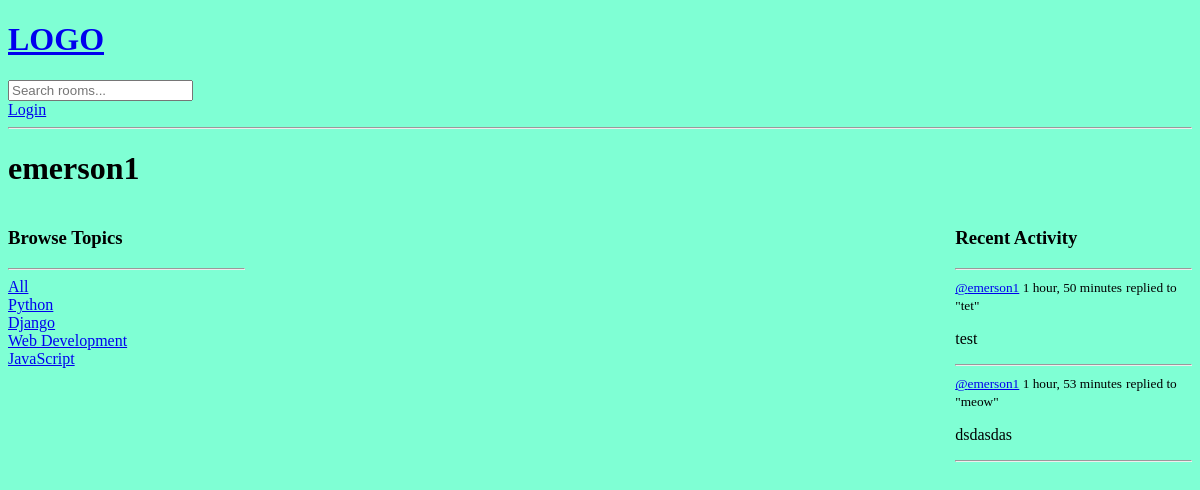
The page /profile/3/ on the database as committed earlier.
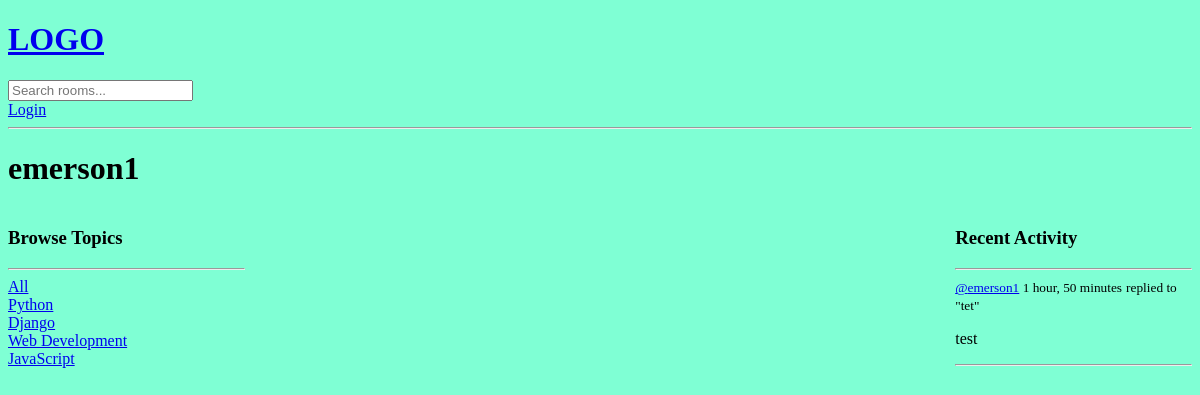
The same page on the database as committed later.
### base/models.py (models this page shows)
class Topic(models.Model):
    name = models.CharField(max_length=200)
    def __str__(self):
        return self.name

class Message(models.Model):
    user = models.ForeignKey(User, on_delete=models.CASCADE)
    room = models.ForeignKey(Room, on_delete=models.CASCADE)
    body = models.TextField()
    updated = models.DateTimeField(auto_now=True)
    created = models.DateTimeField(auto_now_add=True)
    class Meta:
        ordering = ['-updated', '-created']
    def __str__(self):
        return self.body[0:50]

class Room(models.Model):
    host = models.ForeignKey(User, on_delete=models.SET_NULL, null=True)
    topic = models.ForeignKey(Topic, on_delete=models.SET_NULL, null=True)
    name = models.CharField(max_length=200)
    description = models.TextField(null=True, blank=True)
    participants = models.ManyToManyField(User, related_name='participants', blank=True)
    updated = models.DateTimeField(auto_now=True)
    created = models.DateTimeField(auto_now_add=True)
    class Meta:
        ordering = ['-updated', '-created']
    def __str__(self):
        return self.name

### base/views.py (the view)
# urls.py: path('profile/<str:pk>/', views.userProfile, name='user-profile'),
def userProfile(request, pk):
    user = User.objects.get(id=pk)
    rooms = user.room_set.all()
    room_messages = user.message_set.all()
    topics = Topic.objects.all()
    context = {'user': user, 'rooms': rooms, 'room_messages': room_messages, 'topics': topics}
    return render(request, 'base/profile.html', context)

### base/templates/base/profile.html (shortened to what this page needs)
{% extends 'main.html' %}
{% block content %}
<h1>{{user.username}}</h1>
<div class="profile-container">
    <div>
        {% include 'base/topics_component.html' %}
    </div>
    <div>
    </div>
    <div>
        {% include 'base/activity_component.html' %}
    </div>
</div>
{% endblock %}

### base/templates/base/topics_component.html
<h3>Browse Topics</h3>
<hr>
<div>
    <a href="{%url 'home' %}">All</a>
</div>
{% for topic in topics %}
<div>
    <a href="{%url 'home' %}?q={{topic.name}}">{{topic}}</a>
</div>
{%endfor%}

### base/templates/base/activity_component.html (shortened to what this page needs)
<h3>Recent Activity</h3>
<hr>
{% for message in room_messages %}
<div>
    <small><a href="{% url 'user-profile' message.user.id %}">@{{message.user}}</a>
        {{message.created|timesince}}</small>
    <small>replied to "{{message.room}}"</small>
    <p>{{message}}</p>
    <hr>
</div>
{%endfor%}

Rows that differ between the two databases and show on the page:
removed Message: user "emerson1", created "1 hour, 53 minutes", room "meow", body "dsdasdas"
